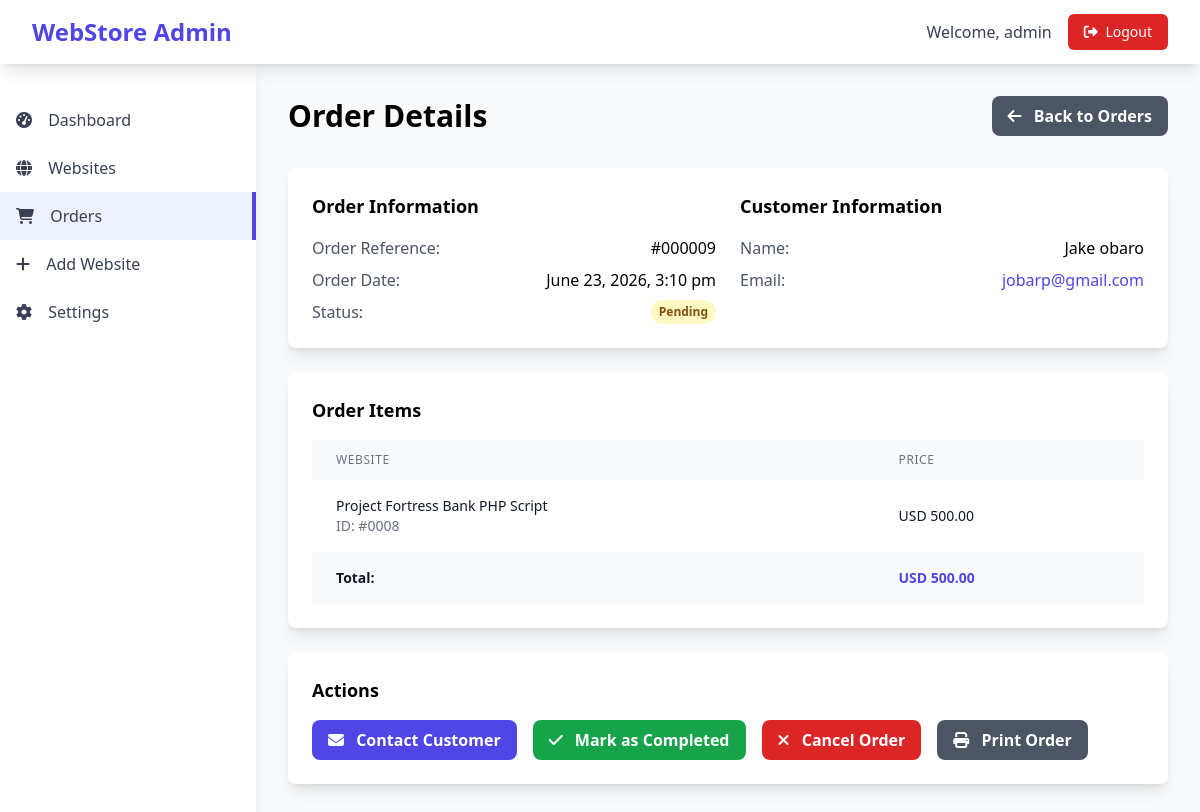
The app's page /admin/view_order.php?id=9 (signed in) with its own data.
### tables this page shows
CREATE TABLE "orders" (
        id INTEGER PRIMARY KEY AUTOINCREMENT,
        order_reference TEXT UNIQUE,
        customer_name TEXT NOT NULL,
        customer_email TEXT NOT NULL,
        customer_phone TEXT,
        total_amount REAL NOT NULL,
        status TEXT DEFAULT 'pending' CHECK(status IN ('pending', 'awaiting_verification', 'completed', 'cancelled')),
        payment_method TEXT,
        transaction_id TEXT,
        notes TEXT,
        download_token TEXT,
        download_count INTEGER DEFAULT 0,
        transaction_reference TEXT,
        payment_screenshot TEXT,
        anonymous_checkout INTEGER DEFAULT 0,
        created_at DATETIME DEFAULT CURRENT_TIMESTAMP,
        updated_at DATETIME DEFAULT CURRENT_TIMESTAMP
    );

CREATE TABLE order_items (
            id INTEGER PRIMARY KEY AUTOINCREMENT,
            order_id INTEGER NOT NULL,
            website_id INTEGER NOT NULL,
            price REAL NOT NULL,
            title TEXT NOT NULL,
            FOREIGN KEY (order_id) REFERENCES orders(id) ON DELETE CASCADE,
            FOREIGN KEY (website_id) REFERENCES websites(id) ON DELETE CASCADE
        );

### functions.php (called while the page is built, shortened)
<?php
function formatPrice($price) {
    return CURRENCY . ' ' . number_format($price, 2);
}
?>

### admin/view_order.php (the view, shortened to what this page needs)
<?php
require_once '../config.php';
require_once '../functions.php';
$order_id = isset($_GET['id']) ? (int)$_GET['id'] : 0;
$stmt = $conn->prepare("SELECT * FROM orders WHERE id = ?");
$stmt->execute([$order_id]);
$order = $stmt->fetch();
$stmt = $conn->prepare("SELECT * FROM order_items WHERE order_id = ?");
$stmt->execute([$order_id]);
$order_items = $stmt->fetchAll();
?>
<!DOCTYPE html>
<html lang="en">
<head>
    <script src="https://cdn.tailwindcss.com"></script>
    <link rel="stylesheet" href="https://cdnjs.cloudflare.com/ajax/libs/font-awesome/6.4.0/css/all.min.css">
</head>
<body class="bg-gray-50">
    <nav class="bg-white shadow-lg fixed top-0 left-0 right-0 z-50">
        <div class="max-w-7xl mx-auto px-4 sm:px-6 lg:px-8">
            <div class="flex justify-between h-16">
                <div class="flex items-center">
                    <h1 class="text-xl sm:text-2xl font-bold text-indigo-600">WebStore Admin</h1>
                </div>
                <div class="flex items-center space-x-2 sm:space-x-4">
                    <span class="hidden sm:inline text-gray-700">Welcome, <?php echo htmlspecialchars($_SESSION['admin_username']); ?></span>
                    <a href="logout.php" class="bg-red-600 text-white px-3 py-2 sm:px-4 rounded-md text-sm font-medium hover:bg-red-700">
                        <i class="fas fa-sign-out-alt mr-1"></i>
                        <span class="hidden sm:inline">Logout</span>
                    </a>
                </div>
            </div>
        </div>
    </nav>
    <div class="flex pt-16">
        <aside id="sidebar" class="fixed lg:static inset-y-0 left-0 z-40 w-64 bg-white shadow-lg min-h-screen transform -translate-x-full lg:translate-x-0 transition-transform duration-300 ease-in-out pt-16 lg:pt-0">
            <nav class="mt-8">
                <a href="dashboard.php" class="block px-4 py-3 text-gray-700 hover:bg-gray-50">
                    <i class="fas fa-tachometer-alt mr-3"></i>
                    Dashboard
                </a>
                <a href="websites.php" class="block px-4 py-3 text-gray-700 hover:bg-gray-50">
                    <i class="fas fa-globe mr-3"></i>
                    Websites
                </a>
                <a href="orders.php" class="block px-4 py-3 text-gray-700 bg-indigo-50 border-r-4 border-indigo-600">
                    <i class="fas fa-shopping-cart mr-3"></i>
                    Orders
                </a>
                <a href="add_website.php" class="block px-4 py-3 text-gray-700 hover:bg-gray-50">
                    <i class="fas fa-plus mr-3"></i>
                    Add Website
                </a>
                <a href="settings.php" class="block px-4 py-3 text-gray-700 hover:bg-gray-50">
                    <i class="fas fa-cog mr-3"></i>
                    Settings
                </a>
            </nav>
        </aside>
        <main class="flex-1 p-4 sm:p-6 lg:p-8 w-full">
            <div class="flex justify-between items-center mb-8">
                <h2 class="text-3xl font-bold">Order Details</h2>
                <a href="orders.php" class="bg-gray-600 text-white px-4 py-2 rounded-lg font-semibold hover:bg-gray-700 transition">
                    <i class="fas fa-arrow-left mr-2"></i>
                    Back to Orders
                </a>
            </div>
            <div class="bg-white rounded-lg shadow-lg p-6 mb-6">
                <div class="grid grid-cols-1 md:grid-cols-2 gap-6">
                    <div>
                        <h3 class="text-lg font-semibold mb-4">Order Information</h3>
                        <div class="space-y-2">
                            <div class="flex justify-between">
                                <span class="text-gray-600">Order Reference:</span>
                                <span class="font-medium"><?php echo htmlspecialchars($order['order_reference'] ?? '#' . str_pad($order['id'], 6, '0', STR_PAD_LEFT)); ?></span>
                            </div>
                            <div class="flex justify-between">
                                <span class="text-gray-600">Order Date:</span>
                                <span class="font-medium"><?php echo date('F j, Y, g:i a', strtotime($order['created_at'])); ?></span>
                            </div>
                            <div class="flex justify-between">
                                <span class="text-gray-600">Status:</span>
                                <span class="px-2 py-1 rounded-full text-xs font-semibold <?php echo $order['status'] === 'completed' ? 'bg-green-100 text-green-800' : ($order['status'] === 'pending' ? 'bg-yellow-100 text-yellow-800' : ($order['status'] === 'awaiting_verification' ? 'bg-blue-100 text-blue-800' : 'bg-red-100 text-red-800')); ?>">
                                    <?php echo ucfirst(str_replace('_', ' ', $order['status'])); ?>
                                </span>
                            </div>
                        </div>
                    </div>
                    <div>
                        <h3 class="text-lg font-semibold mb-4">Customer Information</h3>
                        <div class="space-y-2">
                            <div class="flex justify-between">
                                <span class="text-gray-600">Name:</span>
                                <span class="font-medium">
                                    <?php echo !empty($order['customer_name']) ? htmlspecialchars($order['customer_name']) : 'Anonymous Customer'; ?>
                                </span>
                            </div>
                            <div class="flex justify-between">
                                <span class="text-gray-600">Email:</span>
                                <?php if (!empty($order['customer_email']) && $order['customer_email'] !== 'anonymous@webstore.com'): ?>
                                    <a href="mailto:<?php echo htmlspecialchars($order['customer_email']); ?>" class="font-medium text-indigo-600 hover:text-indigo-800">
                                        <?php echo htmlspecialchars($order['customer_email']); ?>
                                    </a>
                                <?php else: ?>
                                    <span class="font-medium text-gray-500">Not provided</span>
                                <?php endif; ?>
                            </div>
                        </div>
                    </div>
                </div>
            </div>
            <div class="bg-white rounded-lg shadow-lg p-6 mb-6">
                <h3 class="text-lg font-semibold mb-4">Order Items</h3>
                <div class="overflow-x-auto">
                    <table class="w-full">
                        <thead class="bg-gray-50">
                            <tr>
                                <th class="px-6 py-3 text-left text-xs font-medium text-gray-500 uppercase tracking-wider">Website</th>
                                <th class="px-6 py-3 text-left text-xs font-medium text-gray-500 uppercase tracking-wider">Price</th>
                            </tr>
                        </thead>
                        <tbody class="bg-white divide-y divide-gray-200">
                            <?php foreach ($order_items as $item): ?>
                                <tr>
                                    <td class="px-6 py-4">
                                        <div class="text-sm font-medium text-gray-900"><?php echo htmlspecialchars($item['title']); ?></div>
                                        <div class="text-sm text-gray-500">ID: #<?php echo str_pad($item['website_id'], 4, '0', STR_PAD_LEFT); ?></div>
                                    </td>
                                    <td class="px-6 py-4 whitespace-nowrap text-sm font-medium text-gray-900">
                                        <?php echo formatPrice($item['price']); ?>
                                    </td>
                                </tr>
                            <?php endforeach; ?>
                        </tbody>
                        <tfoot class="bg-gray-50">
                            <tr>
                                <td class="px-6 py-4 text-sm font-semibold text-gray-900">Total:</td>
                                <td class="px-6 py-4 text-sm font-bold text-indigo-600">
                                    <?php echo formatPrice($order['total_amount']); ?>
                                </td>
                            </tr>
                        </tfoot>
                    </table>
                </div>
            </div>
            <div class="bg-white rounded-lg shadow-lg p-6">
                <h3 class="text-lg font-semibold mb-4">Actions</h3>
                <div class="flex flex-wrap gap-4">
                    <a href="mailto:<?php echo htmlspecialchars($order['customer_email']); ?>" class="bg-indigo-600 text-white px-4 py-2 rounded-lg font-semibold hover:bg-indigo-700 transition">
                        <i class="fas fa-envelope mr-2"></i>
                        Contact Customer
                    </a>
                    <?php if ($order['status'] === 'pending'): ?>
                        <form method="POST" action="orders.php" class="inline-block">
                            <button type="submit" class="bg-green-600 text-white px-4 py-2 rounded-lg font-semibold hover:bg-green-700 transition">
                                <i class="fas fa-check mr-2"></i>
                                Mark as Completed
                            </button>
                        </form>
                        <form method="POST" action="orders.php" class="inline-block">
                            <button type="submit" class="bg-red-600 text-white px-4 py-2 rounded-lg font-semibold hover:bg-red-700 transition" onclick="return confirm('Are you sure you want to cancel this order?')">
                                <i class="fas fa-times mr-2"></i>
                                Cancel Order
                            </button>
                        </form>
                    <?php endif; ?>
                    <button onclick="window.print()" class="bg-gray-600 text-white px-4 py-2 rounded-lg font-semibold hover:bg-gray-700 transition">
                        <i class="fas fa-print mr-2"></i>
                        Print Order
                    </button>
                </div>
            </div>
        </main>
    </div>
</body>
</html>

### records on screen
orders: order_reference+id "#000009", created_at "June 23, 2026, 3:10 pm", status "Pending", customer_name "Jake obaro", customer_email "jobarp@gmail.com", total_amount "USD 500.00"
order_items: title "Project Fortress Bank PHP Script", website "0008", price "USD 500.00"

### other values on screen
$_SESSION['admin_username'] "admin"
